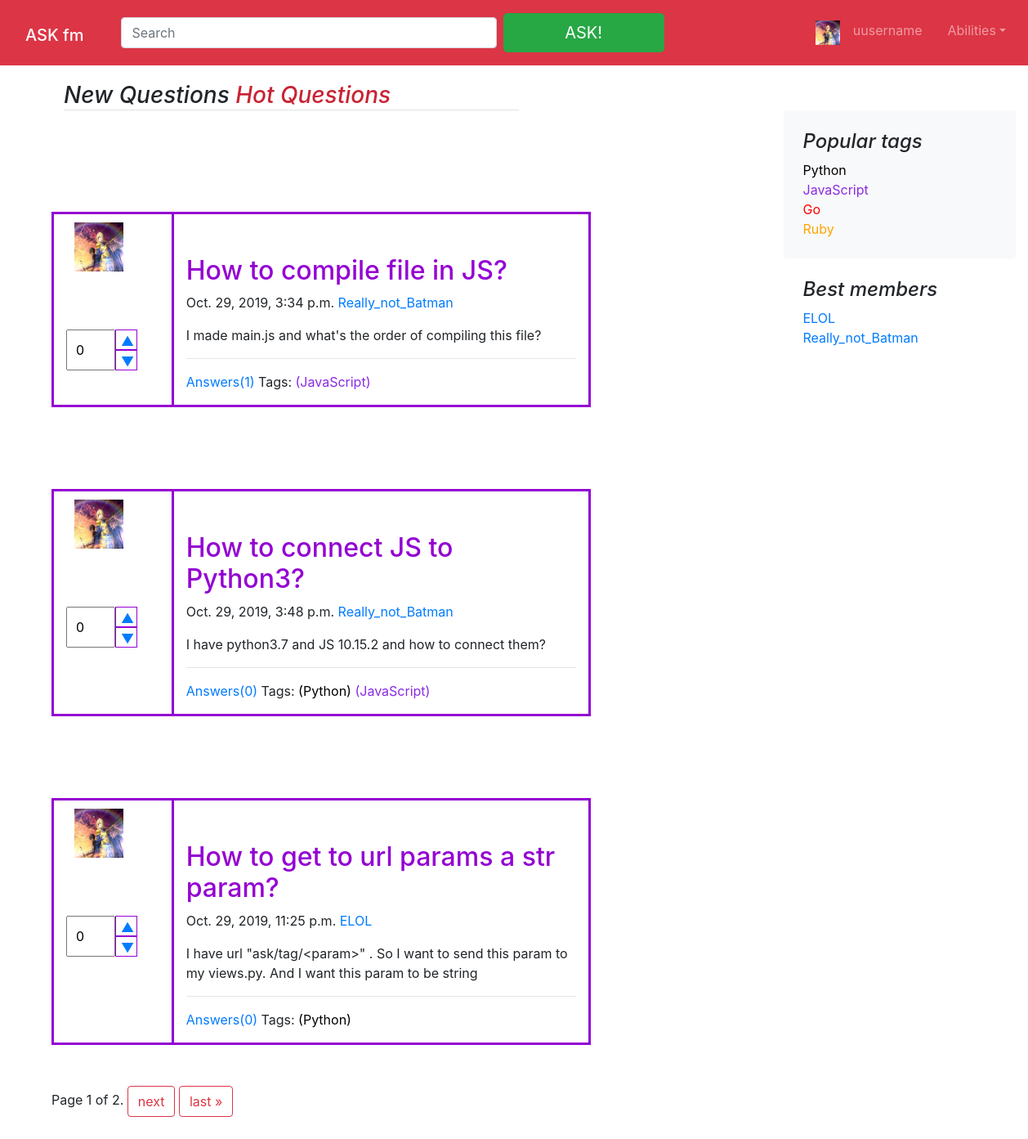
Before: / with the older database file.
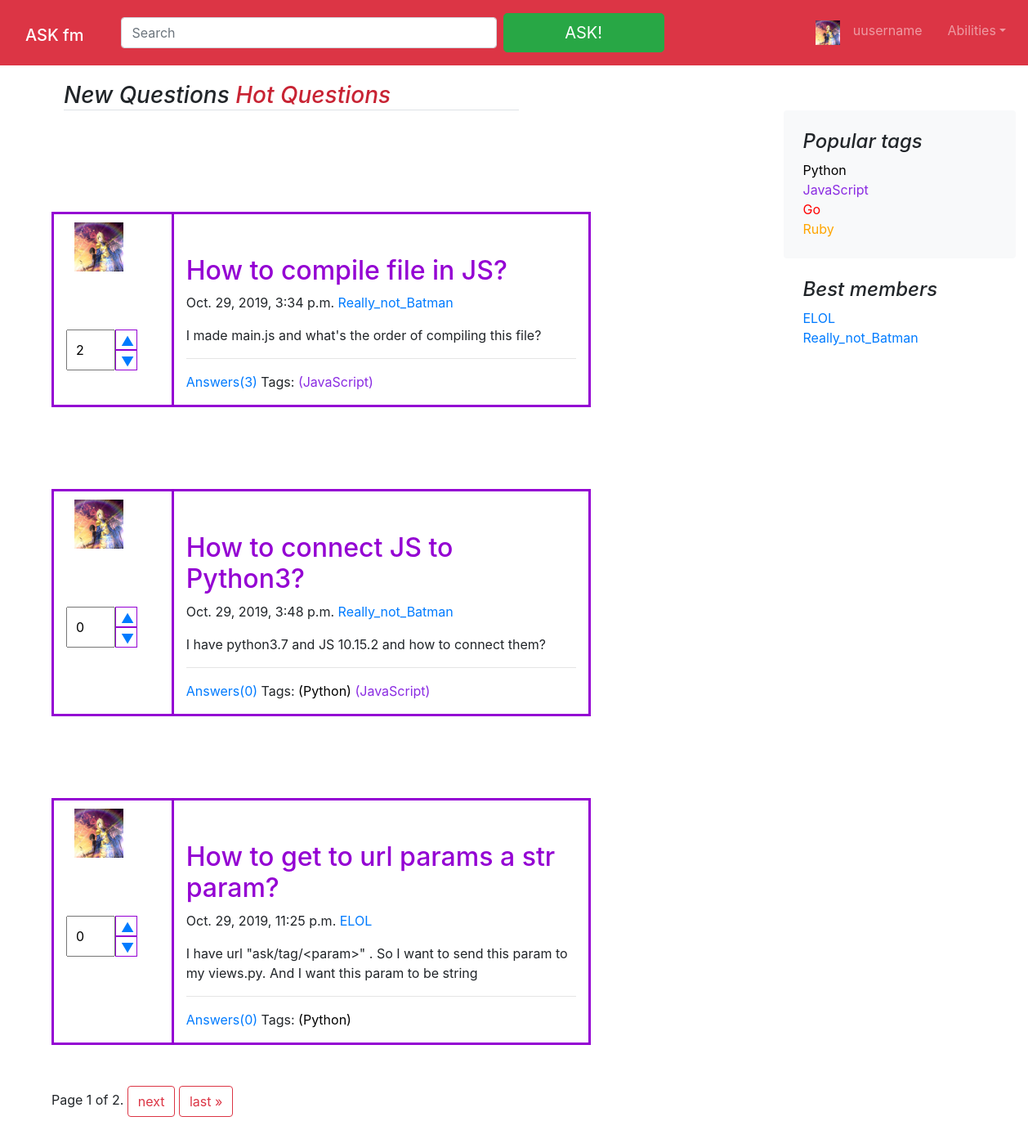
After: the same page with the newer database file.
### ask/models.py (models this page shows, shortened)
class Question(models.Model):
    title = models.CharField(max_length=255)
    text = models.TextField()
    author = models.ForeignKey(
        Author, on_delete=models.SET_NULL, null=True, blank=True)
    pub_date = models.DateTimeField('date published')
    rating = models.IntegerField(default=0)
    tags = models.ManyToManyField(Tag)
    object1 = QuestionManager
    class Meta:
        verbose_name = 'Вопрос'
        verbose_name_plural = 'Вопросы'

class Author(models.Model):
    user = models.OneToOneField(User, on_delete=models.CASCADE)
    nickname = models.CharField(max_length=255)
    birth_date = models.DateField(null=True, blank=True)
    def __str__(self):
        return self.nickname
    class Meta:
        verbose_name = 'Автор'
        verbose_name_plural = 'Авторы'

### ask/views.py (the view)
# urls.py: url(r'^$', views.index, name='index'),
def index(request):
    q = Question.object1.besters()
    paginator = Paginator(q, 3)  # Show 2 contacts per page
    page = request.GET.get('page')
    question_list = paginator.get_page(page)
    return render(
        request,
        'ask/index.html', {
            'question_list': question_list,
            'tags': Tag.object1.besters(),
            'users': Author.objects.all()
        }
    )

### ask/models.py (called while the page is built)
    def besters():
        return Tag.objects.annotate(num_tags=Count('question')).order_by('-num_tags')

    def besters():
        return Question.objects.order_by('-rating')

### ask/templates/ask/index.html (shortened to what this page needs)
{% extends './base.html' %}
{% block content %}
  <main role="main" class="container-fluid m-5">
  <div class="row">
    <div class="col-md-8 col-sm-8 blog-main">
      <h3 class="mb-4 font-italic border-bottom">
        New Questions
      <a style="color: #c82333" href="#">Hot Questions</a>
      </h3>
    </div>
{% for question in question_list %}
      <div class="container-fluid" style="margin-top: 0px">
              <div class="row">
                  {% include "post.html" %}
              </div>
      </div>
    {% endfor %}
{% include "paginator.html" %}
  </div>
  </main>
{% endblock %}

### ask/templates/ask/post.html (shortened to what this page needs)
        <div class="col col-2" style="border: 3px solid;border-color:darkviolet ;border-right: none">
         <a class="blog-post" href="#"><img src="/static/img/fffzRA7cwYA.jpg" width="60" height="60" style="margin: 10px"></a><br>
           <div class="btn-group" style="margin-top: 10%">
              <div><input class="inputer" style="width: 60px" type="number" id={{question.id}} value={{question.rating}}></div>
          <div class="btn-group-vertical" style="margin-right: 50px">
             <button  onmouseover="this.style.backgroundColor='green'"; onmouseout="this.style.backgroundColor='white'" ;
                    style="height: 25px; width: 90%;" onclick="myFunction1({{question.id}})">
                 <a href="{% url 'ask:like' question.id 1 1 %}">▲</a></button>
            <button onmouseover="this.style.backgroundColor='red'"; onmouseout="this.style.backgroundColor='white'" ;
                    style="height: 25px; width: 90%;" onclick="myFunction2({{question.id}})">
                <a href="{% url 'ask:like' question.id 0 1 %}">▼</a></button>
          </div>
        </div>
        </div>
        <div class="col col-7" style="border: 3px solid;border-color:darkviolet">
        <div class="blog-post">
        <h2><a style="color: darkviolet" href="{% url 'ask:question' question.id %}">{{question.title}}</a></h2>
        <p class="blog-post-meta">{{question.pub_date}}
          <a href="{% url 'ask:settings' %}">{{question.author}}</a>
        </p>
            {{question.text}}
          <hr>
            <p> <a href="{% url 'ask:question' question.id %}">Answers({{question.answer_set.count}})</a> Tags:
                {% for tag in question.tags.all%}
                <a href="{% url 'ask:tag' tag.name %}" style="color: {{tag.color}} ">({{tag.name}})</a>
            {% endfor%}
            </p>
      </div>
</div>

Changed rows visible on the page:
changed Question "How to compile file in JS?": rating "0" → "2"; answer_set.count "1" → "3"
